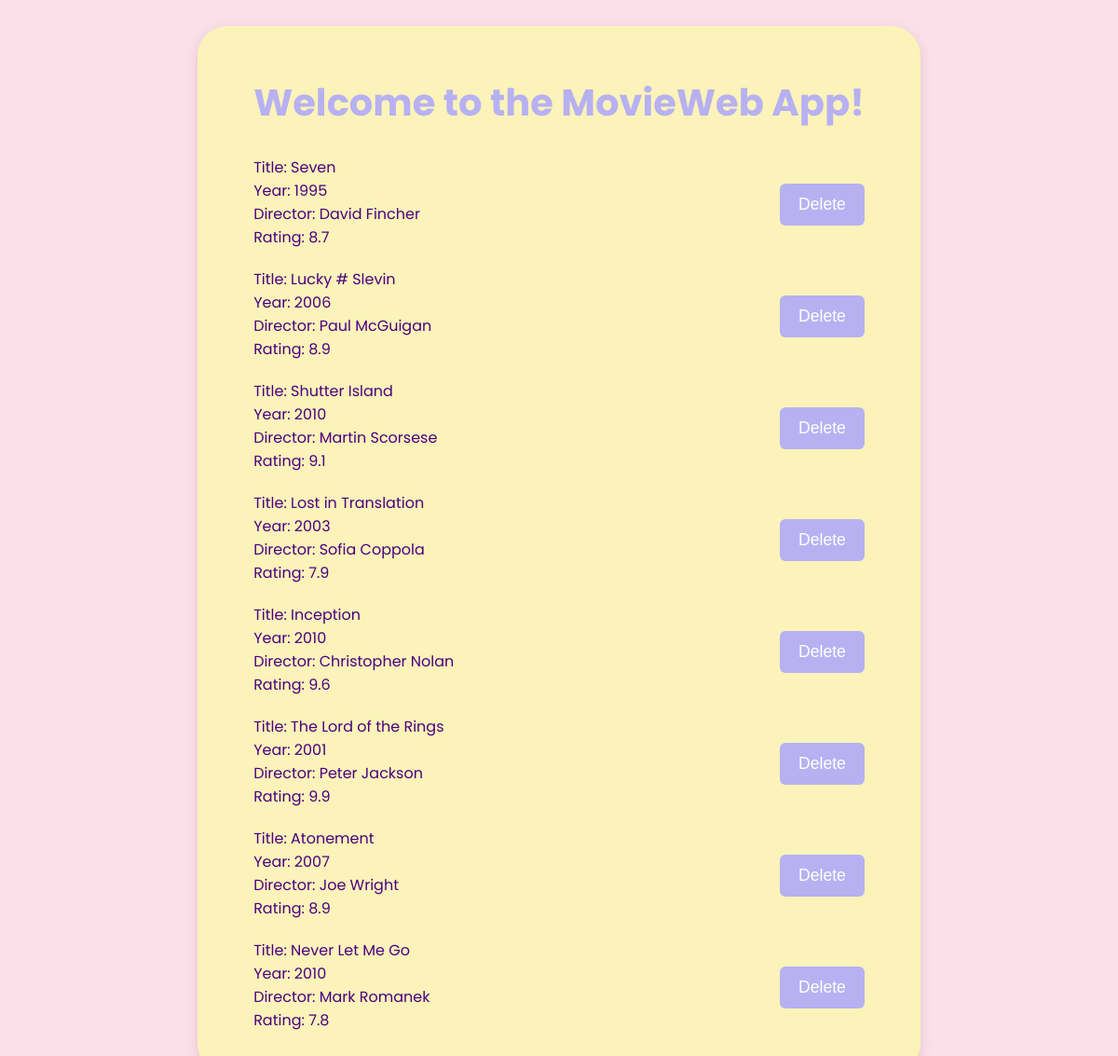
The page / on the database its author committed.
### datamanager/data_models.py (models this page shows, shortened)
class Movie(db.Model):
    __tablename__ = "movies"
    id = Column(Integer, primary_key=True, autoincrement=True)
    name = Column(String)
    director = Column(String)
    year = Column(Integer)
    rating = Column (Float)

### app.py (the view)
@app.route('/')
def home():
    movies = data_manager.get_all_movies()
    return render_template('index.html', movies=movies)

### datamanager/sqlite_data_manager.py (called while the page is built)
    def get_all_movies(self):
        movies = self.models.Movie.query.all()
        return movies

### templates/index.html (shortened to what this page needs)
<!DOCTYPE html>
<html lang="en">
<head>
    <link rel="stylesheet" href="/static/styles.css">
</head>
<body>
<main>
    <h1>Welcome to the MovieWeb App!</h1>
    <div>
        <ul>
            {% for movie in movies %}
            <li>
                <div>
                    Title: {{ movie.name }} <br>
                    Year: {{ movie.year }} <br>
                    Director: {{ movie.director }} <br>
                    Rating: {{ movie.rating }} <br>
                </div>
                <div>
                    <form method="POST"
                          action="{{ url_for('delete_movie', movie_id=movie.id) }}">
                        <button type="submit">Delete</button>
                    </form>
                </div>
            </li>
            {% endfor %}
        </ul>
    </div>
</main>
</body>
</html>

### static/styles.css (style rules this page uses)
body { background-color: #FBE0E9; font-family: 'Poppins', sans-serif; color: #4B0082; display: flex; justify-content: center; }
main { background-color: #FBF3B9; border-radius: 2rem; padding: 25px 60px; margin: 20px; box-shadow: 0 4px 12px rgba(200, 150, 160, 0.4); }
h1 { font-family: 'Poppins', sans-serif; font-weight: bold; font-size: 2.5em; color: #B7B1F2; text-align: center; }
ul { padding: 0; list-style-type: none; }
li { margin-bottom: 20px; color: #4B0082; }
form { margin-top: 30px; text-align: center; }
form button { padding: 12px 20px; background-color: #B7B1F2; color: white; border: none; border-radius: 6px; cursor: pointer; font-size: 1.1em; }
li { display: flex; justify-content: space-between; }

### rows shown on the page
Movie: name "Seven", year "1995", director "David Fincher", rating "8.7"
Movie: name "Lucky # Slevin", year "2006", director "Paul McGuigan", rating "8.9"
Movie: name "Shutter Island", year "2010", director "Martin Scorsese", rating "9.1"
Movie: name "Lost in Translation", year "2003", director "Sofia Coppola", rating "7.9"
Movie: name "Inception", year "2010", director "Christopher Nolan", rating "9.6"
Movie: name "The Lord of the Rings", year "2001", director "Peter Jackson", rating "9.9"
Movie: name "Atonement", year "2007", director "Joe Wright", rating "8.9"
Movie: name "Never Let Me Go", year "2010", director "Mark Romanek", rating "7.8"
